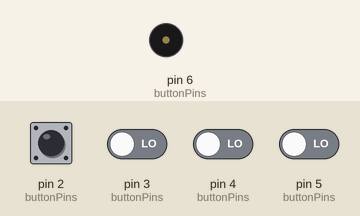
A sketch run on a simulated Arduino Uno, built with avr-gcc and run on an emulated ATmega328P. Shown: buzzer (waves = sounding). Inputs (shaded band) come from the test bench; at power-on: pin 2 (buttonPins), pin 3 (buttonPins), pin 4 (buttonPins), pin 5 (buttonPins) LOW.

Above: at 1.2 s.
1.3 s: pin 2 (buttonPins) pulled HIGH for 0.15 s
At 1.37 s:
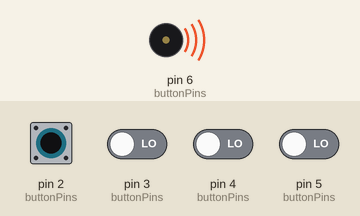
Timing chart, 0 to 4.3 s (numbered marks = the images above; inputs shaded):
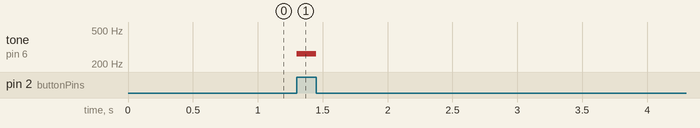

The sketch:

tone_keys.ino
```cpp
#define NUMBUTTONS 4

int notes[] = {262, 294, 330, 349};
int buttonPins[] = {2, 3, 4, 5, 6};

void setup() {
  // put your setup code here, to run once:
  pinMode(2, INPUT);
  pinMode(3, INPUT);
  pinMode(4, INPUT);
  pinMode(5, INPUT);
  pinMode(6, OUTPUT);
}

void loop() {
  // put your main code here, to run repeatedly:
  bool buttonPressed = false;
  for (int i=0; i < NUMBUTTONS; i++) {
      int buttonPin = buttonPins[i];
    if (digitalRead(buttonPin) == HIGH) {
      tone(6, notes[i]);
      buttonPressed = true;
    }

  }
  if (buttonPressed == false) {
    noTone(6);
  }
}
```

Measured:
- after the input at 1.3 s, tone on pin 6 (buttonPins): silent → 262 Hz at once, → silent 0.15 s later
